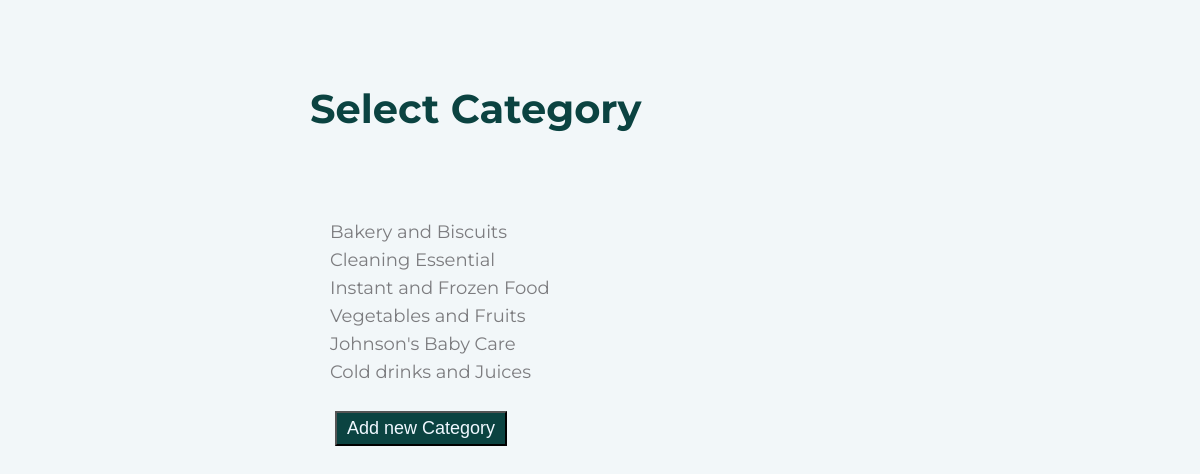
Page /select/category on the committed database.
### application/models.py (models this page shows)
class Category(db.Model):
    _tablename_='category'
    cat_id = db.Column(db.Integer, primary_key=True, autoincrement=True)
    cat_name=db.Column(db.String,nullable=False,unique=True)
    description=db.Column(db.String)

### application/controllers.py (the view)
@app.route('/select/category',methods=['GET','POST'])
def select_category():
    if request.method=='GET':
        categories=Category.query.all()
        return render_template('select_category.html',categories=categories)

### templates/select_category.html (shortened to what this page needs)
<!DOCTYPE html>
<html>
<head>
</head>
<body>
  <div class="bee-page-container">
    <div class="bee-row bee-row-1">
      <div class="bee-row-content">
        <div class="bee-col bee-col-1 bee-col-w12">
          <div class="bee-block bee-block-1 bee-spacer">
            <div class="spacer" style="height:60px;"></div>
          </div>
        </div>
      </div>
    </div>
    <div class="bee-row bee-row-2">
      <div class="bee-row-content">
        <div class="bee-col bee-col-1 bee-col-w3">
          <div class="bee-block bee-block-1 bee-spacer">
            <div class="spacer" style="height:60px;"></div>
          </div>
        </div>
        <div class="bee-col bee-col-2 bee-col-w6">
          <div class="bee-block bee-block-1 bee-heading">
            <h2
              style="color:#0b4341;direction:ltr;font-family:'Montserrat', 'Trebuchet MS', 'Lucida Grande', 'Lucida Sans Unicode', 'Lucida Sans', Tahoma, sans-serif;font-size:40px;font-weight:700;letter-spacing:normal;line-height:120%;text-align:left;margin-top:0;margin-bottom:0;">
              <span class="tinyMce-placeholder">Select Category</span> </h2>
          </div>
        </div>
        <div class="bee-col bee-col-3 bee-col-w3">
          <div class="bee-block bee-block-1 bee-spacer">
            <div class="spacer" style="height:60px;"></div>
          </div>
        </div>
      </div>
    </div>
    <div class="bee-row bee-row-1">
      <div class="bee-row-content">
        <div class="bee-col bee-col-1 bee-col-w12">
          <div class="bee-block bee-block-1 bee-spacer">
            <div class="spacer" style="height:30px;"></div>
          </div>
        </div>
      </div>
    </div>
    <div class="bee-row bee-row-3">
      <div class="bee-row-content">
        <div class="bee-col bee-col-1 bee-col-w3">
          <div class="bee-block bee-block-1 bee-spacer">
            <div class="spacer" style="height:60px;"></div>
          </div>
        </div>
        <div class="bee-col bee-col-2 bee-col-w3">
          <div class="bee-block bee-block-1 bee-paragraph" style="margin:10px">
            {% for category in categories %}
            <p style="font-size: larger; margin: 10px; font-family: 'Montserrat';"><a
                href="{{ url_for('add_prod',cat_id=category.cat_id) }}" style="text-decoration: None;">{{
                category.cat_name }}</a></p>
            {% endfor %}
          </div>
          <a href="{{ url_for('categories' )}}"><button
              style="background-color: #0b4341;color:aliceblue; border-radius: 0; font-size: large; margin-left: 35px; padding-left: 10px;padding-right: 10px;padding-top: 5px; padding-bottom: 5px;">Add new Category</button></a>
        </div>
        <div class="bee-col bee-col-4 bee-col-w3">
          <div class="bee-block bee-block-1 bee-spacer">
            <div class="spacer" style="height:60px;"></div>
          </div>
        </div>
      </div>
    </div>
  </div>
</body>
</html>

### templates/select_category.html (style rules this page uses)
.bee-row, .bee-row-content { position: relative }
body { background-color: #f2f7f9; color: #000; font-family: Arial, Helvetica, sans-serif }
.bee-page-container { background-image: none; background-position: top left; background-size: auto; background-repeat: no-repeat }
a { color: #8a3c90 }
* { box-sizing: border-box }
body, h2, p { margin: 0 }
.bee-row-content { max-width: 1280px; margin: 0 auto; display: flex }
.bee-row-content .bee-col-w3 { flex-basis: 25% }
.bee-row-content .bee-col-w6 { flex-basis: 50% }
.bee-row-content .bee-col-w12 { flex-basis: 100% }
.bee-paragraph { overflow-wrap: anywhere }
.bee-row-1, .bee-row-2, .bee-row-3, .bee-row-4 { background-repeat: no-repeat }
.bee-row-1 .bee-row-content, .bee-row-2 .bee-row-content { background-repeat: no-repeat; border-radius: 0; color: #000 }
.bee-row-1 .bee-col-1, .bee-row-2 .bee-col-1, .bee-row-2 .bee-col-2, .bee-row-2 .bee-col-3, .bee-row-3 .bee-col-1, .bee-row-3 .bee-col-2, .bee-row-3 .bee-col-3, .bee-row-3 .bee-col-4, .bee-row-4 .bee-col-1 { padding-bottom: 5px; padding-top: 5px }
.bee-row-2 .bee-col-2 .bee-block-1 { padding: 10px; text-align: center; width: 100% }
.bee-row-3 .bee-row-content, .bee-row-4 .bee-row-content { background-repeat: no-repeat; color: #000 }
.bee-row-3 .bee-col-2 .bee-block-1, .bee-row-3 .bee-col-3 .bee-block-1 { padding: 10px }
.bee-row-3 .bee-col-2 .bee-block-1, .bee-row-3 .bee-col-3 .bee-block-1 { color: #7c7c7f; direction: ltr; font-size: 15px; font-weight: 400; letter-spacing: 0; line-height: 120%; text-align: left }
.bee-row-3 .bee-col-2 .bee-block-1 a, .bee-row-3 .bee-col-3 .bee-block-1 a { color: #7c7c7f }
.bee-row-3 .bee-col-2 .bee-block-1 p:not(:last-child), .bee-row-3 .bee-col-3 .bee-block-1 p:not(:last-child) { margin-bottom: 6px }

### rows in the picture
Category: cat_name "Bakery and Biscuits"
Category: cat_name "Cleaning Essential"
Category: cat_name "Instant and Frozen Food"
Category: cat_name "Vegetables and Fruits"
Category: cat_name "Johnson's Baby Care"
Category: cat_name "Cold drinks and Juices"
